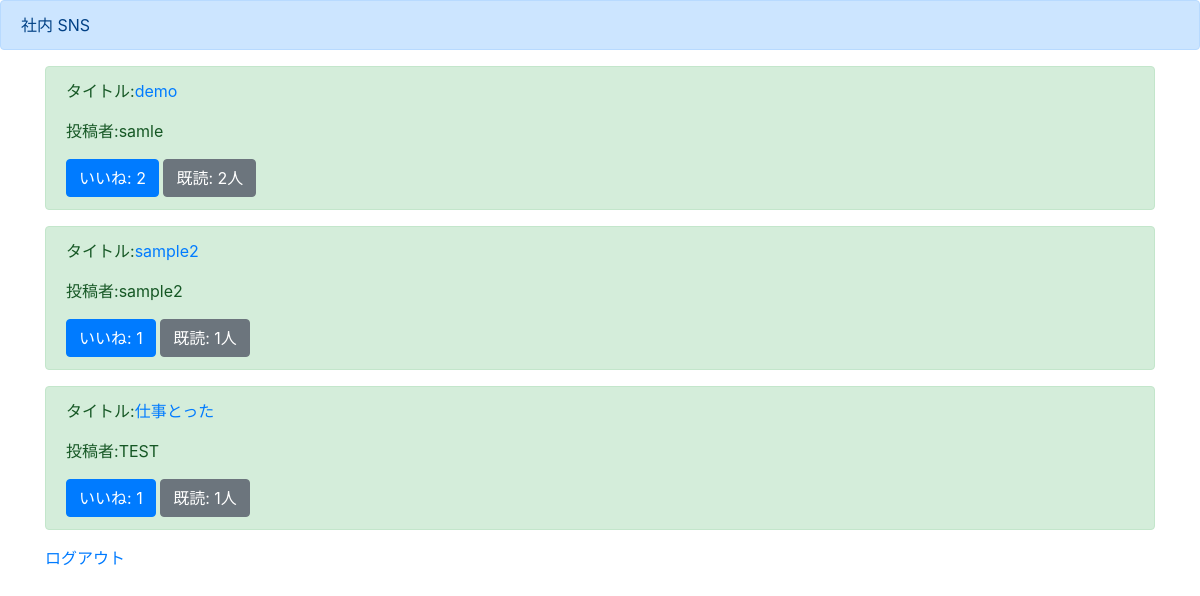
/list/ (signed in), run on an earlier commit of the app's database.
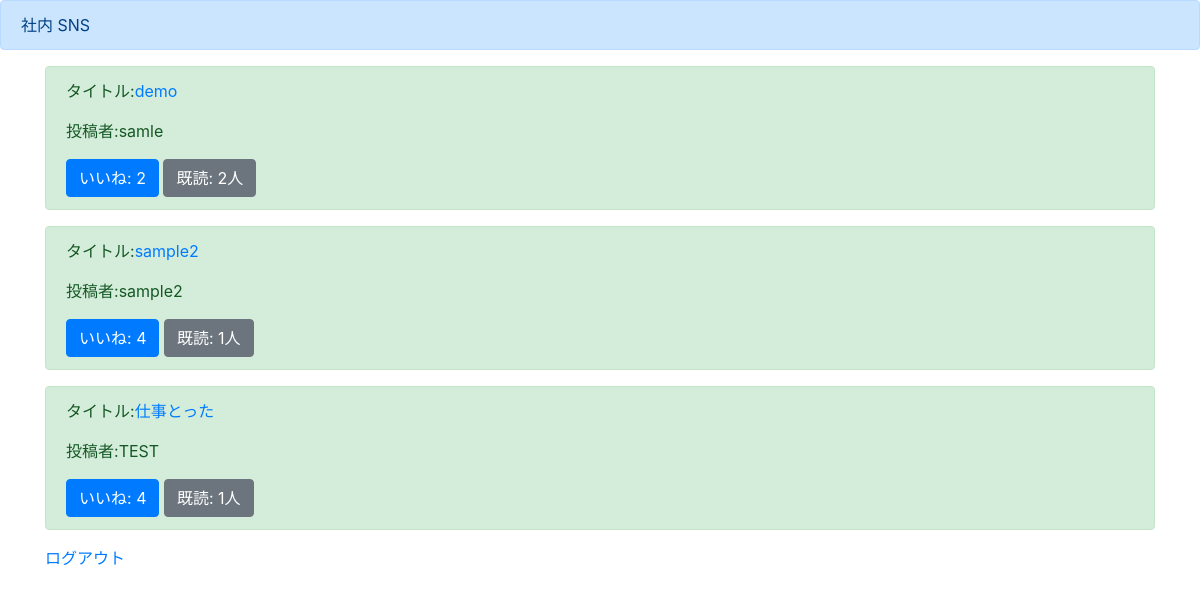
And on a later commit of the database.
### boardapp/models.py (models this page shows)
class BoardModel(models.Model):
    title = models.CharField(max_length=100)
    content = models.TextField()
    author = models.CharField(max_length=100)
    images = models.ImageField(upload_to='')
    good = models.IntegerField(null=True, blank=True, default=0)
    read = models.IntegerField(null=True, blank=True, default=0)
    readtext = models.CharField(max_length=200, null=True, blank=True, default='a')

### boardapp/views.py (the view)
# urls.py: path('list/', listfunc, name='list'),
@login_required # login遷移 ショートカットとして、便利な login_required() デコレータを利用できます:
def listfunc(request):
    object_list = BoardModel.objects.all() #object_list
    return render(request, 'list.html', {'object_list':object_list})

### templates/list.html (shortened to what this page needs)
{% extends 'base.html' %}
{% block header %}
<div class="alert alert-primary" role="alert">
    社内 SNS
</div>
{% endblock header %}
{% block content %}
<div class='container'>
    {% for item in object_list %}
    <div class="alert alert-success" role="alert">
        <p>タイトル:<a href="{% url 'detail' item.pk %}">{{item.title}}</a></p>
        <p>投稿者:{{item.author}}</p>
        <a href="#" class="btn btn-primary btn" role="button" aria-pressed="true">いいね: {{item.good}}</a>
        <a href="#" class="btn btn-secondary btn" role="button" aria-pressed="true">既読: {{item.read}}人</a>
    </div>
    {% endfor %}
    <a href="{% url 'logout' %}">ログアウト</a>
</div>
{% endblock content %}

What changed in the data, as far as the page shows it:
changed BoardModel "sample2": good "1" → "4"
changed BoardModel "仕事とった": good "1" → "4"
